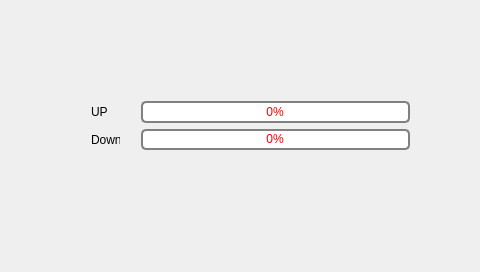
<?xml version="1.0" encoding="UTF-8"?>
<ui version="4.0">
 <class>Widget</class>
 <widget class="QWidget" name="Widget">
  <property name="geometry">
   <rect>
    <x>0</x>
    <y>0</y>
    <width>480</width>
    <height>272</height>
   </rect>
  </property>
  <property name="windowTitle">
   <string>Widget</string>
  </property>
  <widget class="QWidget" name="">
   <property name="geometry">
    <rect>
     <x>130</x>
     <y>90</y>
     <width>291</width>
     <height>71</height>
    </rect>
   </property>
   <layout class="QVBoxLayout" name="verticalLayout">
    <item>
     <widget class="QProgressBar" name="progress_upload">
      <property name="styleSheet">
       <string notr="true">QProgressBar {
      border: 2px solid grey;
      border-radius: 5px;
	  color: rgb(255, 0, 0)
  }

  QProgressBar::chunk {
      background-color: #05B8CC;
      width: 20px;
  }</string>
      </property>
      <property name="value">
       <number>0</number>
      </property>
      <property name="alignment">
       <set>Qt::AlignCenter</set>
      </property>
     </widget>
    </item>
    <item>
     <widget class="QProgressBar" name="progress_download">
      <property name="styleSheet">
       <string notr="true">QProgressBar {
      border: 2px solid grey;
      border-radius: 5px;
	  color: rgb(255, 0, 0)
  }

  QProgressBar::chunk {
      background-color: #05B8CC;
      width: 20px;
  }</string>
      </property>
      <property name="value">
       <number>0</number>
      </property>
      <property name="alignment">
       <set>Qt::AlignCenter</set>
      </property>
     </widget>
    </item>
   </layout>
  </widget>
  <widget class="QWidget" name="">
   <property name="geometry">
    <rect>
     <x>80</x>
     <y>90</y>
     <width>51</width>
     <height>71</height>
    </rect>
   </property>
   <layout class="QVBoxLayout" name="verticalLayout_2">
    <item>
     <layout class="QHBoxLayout" name="horizontalLayout">
      <item>
       <widget class="QLabel" name="label">
        <property name="text">
         <string>UP    </string>
        </property>
       </widget>
      </item>
      <item>
       <spacer name="horizontalSpacer_4">
        <property name="orientation">
         <enum>Qt::Horizontal</enum>
        </property>
        <property name="sizeHint" stdset="0">
         <size>
          <width>40</width>
          <height>20</height>
         </size>
        </property>
       </spacer>
      </item>
     </layout>
    </item>
    <item>
     <layout class="QHBoxLayout" name="horizontalLayout_2">
      <item>
       <widget class="QLabel" name="label_2">
        <property name="text">
         <string>Down</string>
        </property>
       </widget>
      </item>
      <item>
       <spacer name="horizontalSpacer_5">
        <property name="orientation">
         <enum>Qt::Horizontal</enum>
        </property>
        <property name="sizeHint" stdset="0">
         <size>
          <width>40</width>
          <height>20</height>
         </size>
        </property>
       </spacer>
      </item>
     </layout>
    </item>
   </layout>
  </widget>
 </widget>
 <layoutdefault spacing="6" margin="11"/>
 <resources/>
 <connections/>
</ui>
